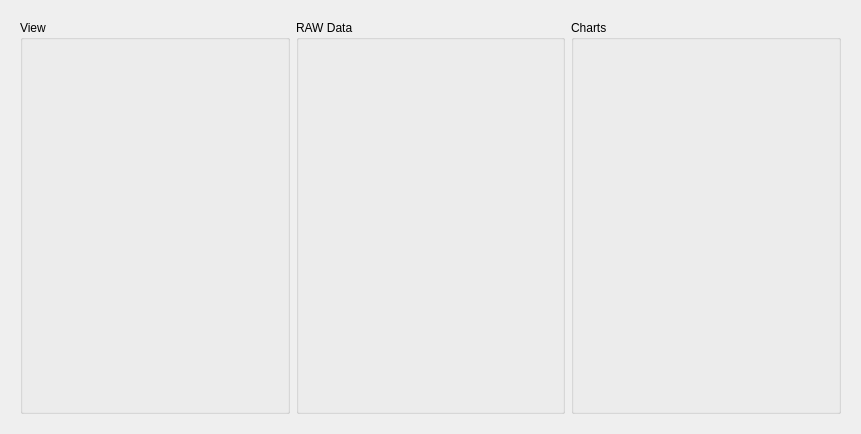
<?xml version="1.0" encoding="UTF-8"?>
<ui version="4.0">
 <class>SensorsRawData</class>
 <widget class="QWidget" name="SensorsRawData">
  <property name="geometry">
   <rect>
    <x>0</x>
    <y>0</y>
    <width>861</width>
    <height>434</height>
   </rect>
  </property>
  <property name="maximumSize">
   <size>
    <width>16777215</width>
    <height>16777215</height>
   </size>
  </property>
  <property name="windowTitle">
   <string>Form</string>
  </property>
  <layout class="QGridLayout" name="gridLayout">
   <item row="1" column="0" colspan="2">
    <widget class="QWidget" name="chartWidget" native="true">
     <layout class="QGridLayout" name="gridLayout_2">
      <item row="0" column="0" rowspan="2">
       <widget class="QGroupBox" name="viewGroupBox">
        <property name="maximumSize">
         <size>
          <width>16777215</width>
          <height>16777215</height>
         </size>
        </property>
        <property name="title">
         <string>View</string>
        </property>
       </widget>
      </item>
      <item row="0" column="1" rowspan="2">
       <widget class="QGroupBox" name="rawGroupBox">
        <property name="title">
         <string>RAW Data</string>
        </property>
       </widget>
      </item>
      <item row="0" column="2" rowspan="2">
       <widget class="QGroupBox" name="chartsGroupBox">
        <property name="title">
         <string>Charts</string>
        </property>
       </widget>
      </item>
     </layout>
    </widget>
   </item>
  </layout>
 </widget>
 <resources/>
 <connections/>
</ui>
